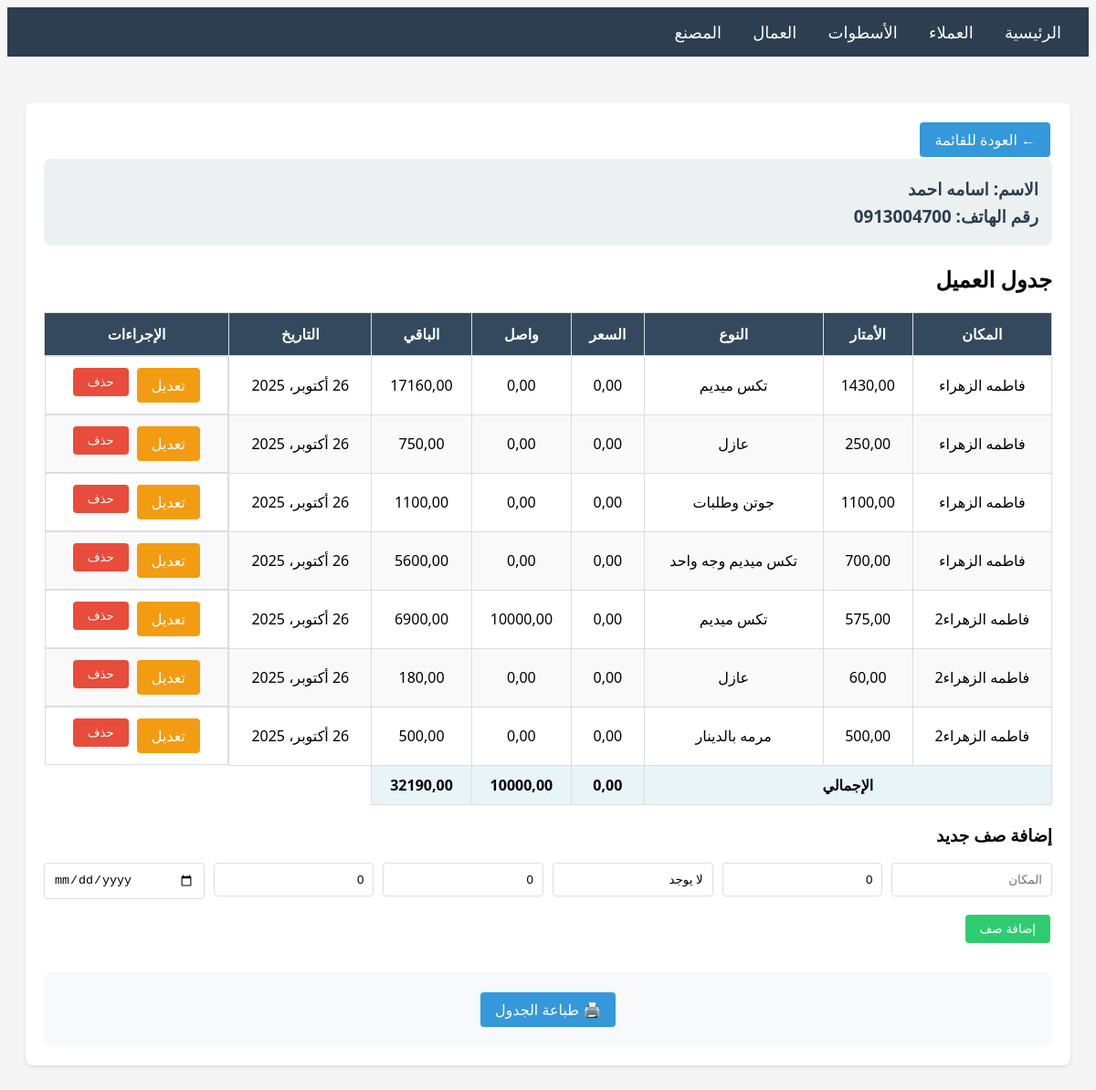
/customers/44/, run on the app's committed database.
### main/models.py (models this page shows, shortened)
class Customer(models.Model):
    name = models.CharField(max_length=200, verbose_name='الاسم')
    phone = models.CharField(max_length=20, verbose_name='رقم الهاتف')
    created_at = models.DateTimeField(auto_now_add=True)
    class Meta:
        verbose_name = 'عميل'
        verbose_name_plural = 'العملاء'
        ordering = ['-created_at']

class CustomerRow(models.Model):
    customer = models.ForeignKey(Customer, on_delete=models.CASCADE, related_name='rows', verbose_name='العميل')
    location = models.CharField(max_length=200, verbose_name='المكان')
    meters = models.DecimalField(max_digits=10, decimal_places=2, default=0, verbose_name='الأمتار')
    type = models.CharField(max_length=200, null=True, blank=True, verbose_name='النوع', default='لا يوجد')
    price = models.DecimalField(max_digits=10, decimal_places=2, default=0, verbose_name='السعر')
    received = models.DecimalField(max_digits=10, decimal_places=2, default=0, verbose_name='واصل')
    remaining = models.DecimalField(max_digits=10, decimal_places=2, default=0, verbose_name='الباقي')
    date = models.DateField(null=True, blank=True, verbose_name='التاريخ', default='لا يوجد')
    order = models.IntegerField(default=0, verbose_name='الترتيب')
    class Meta:
        verbose_name = 'صف العميل'
        verbose_name_plural = 'صفوف العملاء'
        ordering = ['order', 'id']

### main/views.py (the view)
# urls.py: path('customers/<int:pk>/', views.customer_detail, name='customer_detail'),
def customer_detail(request, pk):
    customer = get_object_or_404(Customer, pk=pk)
    rows = customer.rows.all()
    total_price = sum(row.price for row in rows)
    total_received = sum(row.received for row in rows)
    total_remaining = sum(row.remaining for row in rows)
    if request.method == 'POST':
        form = CustomerRowForm(request.POST)
        if form.is_valid():
            if form.cleaned_data["received"] > form.cleaned_data["price"] * form.cleaned_data["meters"]:
                messages.error(request, 'الواصل لا يمكن أن يكون أكبر من السعر الكلي')
                return redirect('customer_detail', pk=pk)
            else:
                row = form.save(commit=False)
                row.customer = customer
                row.order = customer.rows.count()
                row.save()
                messages.success(request, 'تم إضافة الصف بنجاح')
            return redirect('customer_detail', pk=pk)
    else:
        form = CustomerRowForm()
    context = {
        'customer': customer,
        'rows': rows,
        'form': form,
        'total_price': total_price,
        'total_received': total_received,
        'total_remaining': total_remaining,
    }
    return render(request, 'main/customer_detail.html', context)

### main/forms.py
class CustomerRowForm(forms.ModelForm):
    class Meta:
        model = CustomerRow
        fields = ['location', 'meters', 'type', 'price', 'received', 'date']
        widgets = {
            'location': forms.TextInput(attrs={'class': 'form-control', 'placeholder': 'المكان'}),
            'meters': forms.NumberInput(attrs={'class': 'form-control', 'placeholder': 'الأمتار', 'step': '0.01'}),
            'type': forms.TextInput(attrs={'class': 'form-control', 'placeholder': 'النوع'}),
            'price': forms.NumberInput(attrs={'class': 'form-control', 'placeholder': 'السعر', 'step': '0.01'}),
            'received': forms.NumberInput(attrs={'class': 'form-control', 'placeholder': 'واصل', 'step': '0.01'}),
            'date': forms.DateInput(attrs={'class': 'form-control', 'placeholder': 'التاريخ', 'type': 'date'}),
        }

### main/templates/main/customer_detail.html (shortened to what this page needs)
{% extends 'main/base.html' %}
{% block content %}
<div class="card">
    <a href="{% url 'customer_list' %}" class="btn btn-primary">← العودة للقائمة</a>
    <div class="customer-header">
        <h3>الاسم: {{ customer.name }}</h3>
        <h3>رقم الهاتف: {{ customer.phone }}</h3>
    </div>
    <h2>جدول العميل</h2>
    <div class="table-container">
        <table>
            <thead>
                <tr>
                    <th>المكان</th>
                    <th>الأمتار</th>
                    <th>النوع</th>
                    <th>السعر</th>
                    <th>واصل</th>
                    <th>الباقي</th>
                    <th>التاريخ</th>
                    <th>الإجراءات</th>
                </tr>
            </thead>
            <tbody>
                {% for row in rows %}
                <tr>
                    <td>{{ row.location }}</td>
                    <td>{{ row.meters }}</td>
                    <td>{{ row.type }}</td>
                    <td>{{ row.price }}</td>
                    <td>{{ row.received }}</td>
                    <td>{{ row.remaining }}</td>
                    <td>{{ row.date }}</td>
                    <td class="actions">
                        <a href="{% url 'customer_row_edit' row.pk %}" class="btn btn-warning">تعديل</a>
                        <form method="POST" action="{% url 'customer_row_delete' row.pk %}" style="display: inline;" onsubmit="return confirm('هل أنت متأكد من حذف هذا الصف؟')">
                            <button type="submit" class="btn btn-danger">حذف</button>
                        </form>
                    </td>
                </tr>
                {% endfor %}
                <tr class="total-row">
                    <td colspan="3">الإجمالي</td>
                    <td>{{ total_price }}</td>
                    <td>{{ total_received }}</td>
                    <td>{{ total_remaining }}</td>
                </tr>
            </tbody>
        </table>
    </div>
    <h3>إضافة صف جديد</h3>
    <form method="POST">
        <div style="display: grid; grid-template-columns: repeat(6, 1fr); gap: 10px;">
            <div class="form-group">
                {{ form.location }}
            </div>
            <div class="form-group">
                {{ form.meters }}
            </div>
            <div class="form-group">
                {{ form.type }}
            </div>
            <div class="form-group">
                {{ form.price }}
            </div>
            <div class="form-group">
                {{ form.received }}
            </div>
            <div class="form-group">
                {{ form.date }}
            </div>
        </div>
        <button type="submit" class="btn btn-success">إضافة صف</button>
    </form>
    <div class="print-section">
        <a href="{% url 'customer_print' customer.pk %}" class="btn btn-primary" target="_blank">🖨️ طباعة الجدول</a>
    </div>
</div>
{% endblock %}

### static/css/style.css (style rules this page uses)
body { direction: rtl; text-align: right; font-family: 'Segoe UI', Tahoma, Geneva, Verdana, sans-serif; background-color: #f5f5f5; }
.card { background: white; border-radius: 8px; padding: 20px; margin-bottom: 20px; box-shadow: 0 2px 4px rgba(0,0,0,0.1); }
.table-container { overflow-x: auto; margin: 20px 0; }
table { width: 100%; border-collapse: collapse; background: white; }
table th { background-color: #34495e; color: white; padding: 12px; text-align: center; border: 1px solid #ddd; }
table td { padding: 10px; text-align: center; border: 1px solid #ddd; }
table tr:nth-child(even) { background-color: #f9f9f9; }
.total-row { background-color: #e8f4f8 !important; font-weight: bold; }
.btn { padding: 8px 16px; border: none; border-radius: 4px; cursor: pointer; text-decoration: none; display: inline-block; margin: 2px; }
.btn-primary { background-color: #3498db; color: white; }
.btn-success { background-color: #2ecc71; color: white; }
.btn-danger { background-color: #e74c3c; color: white; }
.btn-warning { background-color: #f39c12; color: white; }
.form-group { margin-bottom: 15px; }
.form-control { width: 100%; padding: 10px; border: 1px solid #ddd; border-radius: 4px; box-sizing: border-box; }
.customer-header { background-color: #ecf0f1; padding: 15px; border-radius: 8px; margin-bottom: 20px; }
.customer-header h3 { margin: 5px 0; color: #2c3e50; }
.actions { display: flex; gap: 5px; justify-content: center; }
.print-section { text-align: center; margin-top: 30px; padding: 20px; background-color: #f8f9fa; border-radius: 8px; }
input[type="number"] { text-align: right; }

### data on the page
Customer: name "اسامه احمد", phone "0913004700"
CustomerRow: location "فاطمه الزهراء", meters "1430,00", type "تكس ميديم", price "0,00", received "0,00", remaining "17160,00", date "26 أكتوبر، 2025"
CustomerRow: location "فاطمه الزهراء", meters "250,00", type "عازل", price "0,00", received "0,00", remaining "750,00", date "26 أكتوبر، 2025"
CustomerRow: location "فاطمه الزهراء", meters "1100,00", type "جوتن وطلبات", price "0,00", received "0,00", remaining "1100,00", date "26 أكتوبر، 2025"
CustomerRow: location "فاطمه الزهراء", meters "700,00", type "تكس ميديم وجه واحد", price "0,00", received "0,00", remaining "5600,00", date "26 أكتوبر، 2025"
CustomerRow: location "فاطمه الزهراء2", meters "575,00", type "تكس ميديم", price "0,00", received "10000,00", remaining "6900,00", date "26 أكتوبر، 2025"
CustomerRow: location "فاطمه الزهراء2", meters "60,00", type "عازل", price "0,00", received "0,00", remaining "180,00", date "26 أكتوبر، 2025"
CustomerRow: location "فاطمه الزهراء2", meters "500,00", type "مرمه بالدينار", price "0,00", received "0,00", remaining "500,00", date "26 أكتوبر، 2025"

### other printed values
{{ total_price }} "0,00"
{{ total_received }} "10000,00"
{{ total_remaining }} "32190,00"
